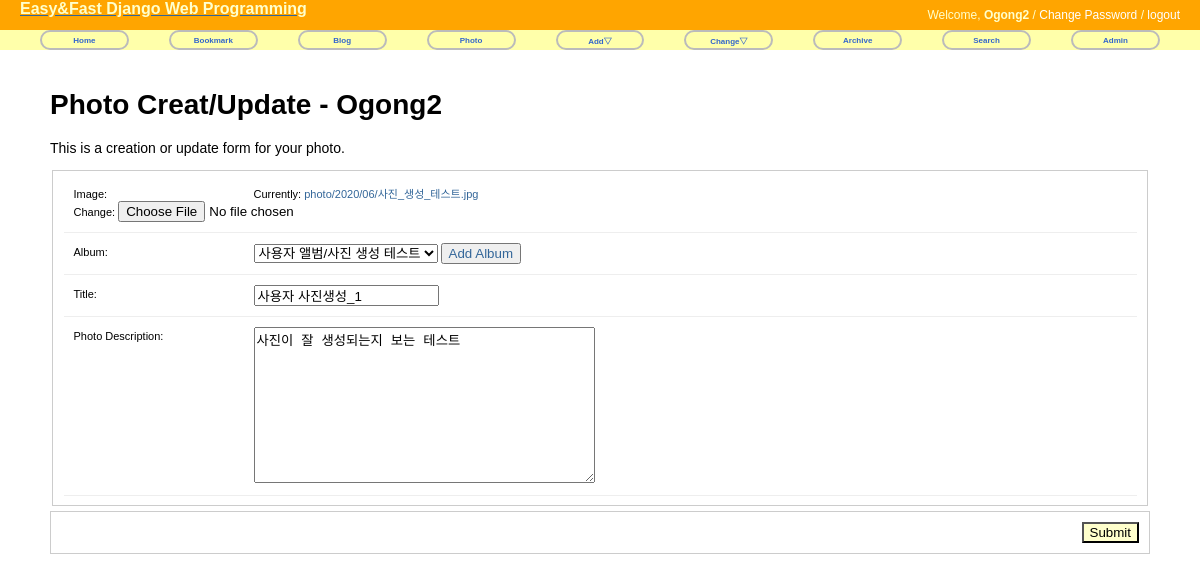
Page /photo/photo/12/update/ (signed in) on the earlier database version.
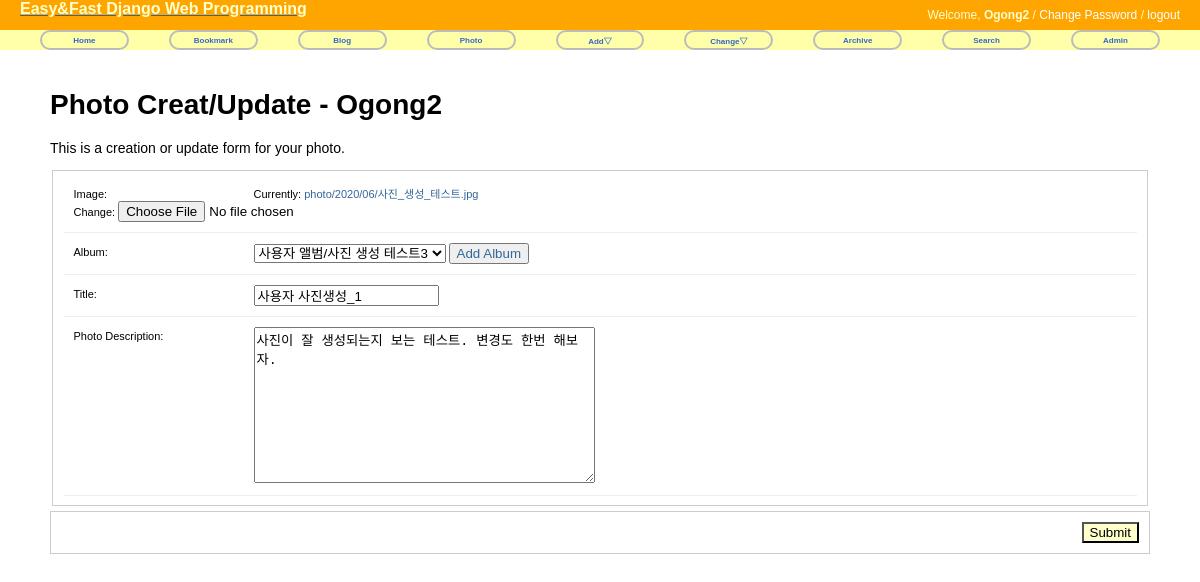
Same page on the later database version.
### photo/models.py (models this page shows, shortened)
@python_2_unicode_compatible
class Photo(models.Model): #db에는 경로만 저장되고 파일을 media폴더에 저장된다.
    album = models.ForeignKey(Album, on_delete=models.CASCADE) #앨범테이블에 연결된 외래키.
    title = models.CharField(max_length=50)
    image = ThumbnailImageField(upload_to='photo/%Y/%m')
    description = models.TextField('Photo Description', blank=True)
    upload_date = models.DateTimeField('Upload Date', auto_now_add=True)
    owner = models.ForeignKey(User, null=True, on_delete=models.CASCADE)
    class Meta:#필드속성 외에 필요한 테이블의 파라미터를 정의하기 위해, 내부클래스 선언(이또한 상속받는 것)
        ordering = ['title'] #모델객체의 리스트 출력시 이름기준 오름차순으로

### photo/views.py (the view)
# urls.py: path('photo/<int:pk>/update/', views.PhotoUpdateView.as_view(), name='photo_update'),
class PhotoUpdateView(OwnerOnlyMixin, UpdateView):#실제로 바꾸기 할 뷰
    model = Photo
    fields = ['album', 'title', 'image', 'description']
    success_url = reverse_lazy('photo:index')#수정 완료 후 이동할 url

### mainsite/views.py (called while the page is built)
    def get(self, request, *args, **kwargs):
        self.object = self.get_object()
        if self.request.user != self.object.owner:
            self.handle_no_permission()
        return super().get(request, *args, **kwargs)

### photo/models.py (called while the page is built)
    def __str__(self):
        return self.name #어디서는 Album테이블의 객체를 호출하면, 그 객체의 name값을 표시하라.

### photo/templates/photo/photo_form.html (shortened to what this page needs)
{% extends 'base.html' %}
{% load static %}
{% block extrastyle %}{% static "css/form.css" %}{% endblock %}
{% block content %}
<div id="content">
    <h1>Photo Creat/Update - {{user}}</h1>
    {% if form.is_multipart %}
        <form enctype="multipart/form-data" action="." method="post">{% csrf_token %}
    {% else %}
        <form method="post" action=".">
    {% endif %}{% csrf_token %}
    <p>This is a creation or update form for your photo.</p>
    <fieldset class="aligned">
        <div class="form-row">
            {{form.image.label_tag}} {{form.image}}
        </div>
        <div class="form-row">
            {{form.album.label_tag}} {{form.album}}
            <button type="button"><a href="{% url 'photo:album_add' %}">Add Album</a> </button>
        </div>
        <div class="form-row">
            {{form.title.label_tag}} {{form.title}}
        </div>
        <div class="form-row">
            {{form.description.label_tag}} {{form.description}}
        </div>
    </fieldset>
    <div class="submit-row">
        <input type="submit" value="Submit">
    </div>
    </form>
</div>
{% endblock %}

Differences in the rows shown:
changed Photo "사용자 사진생성_1": album "사용자 앨범/사진 생성 테스트" → "사용자 앨범/사진 생성 테스트3"; description "사진이 잘 생성되는지 보는 테스트" → "사진이 잘 생성되는지 보는 테스트. 변경도 한번 해보자."
